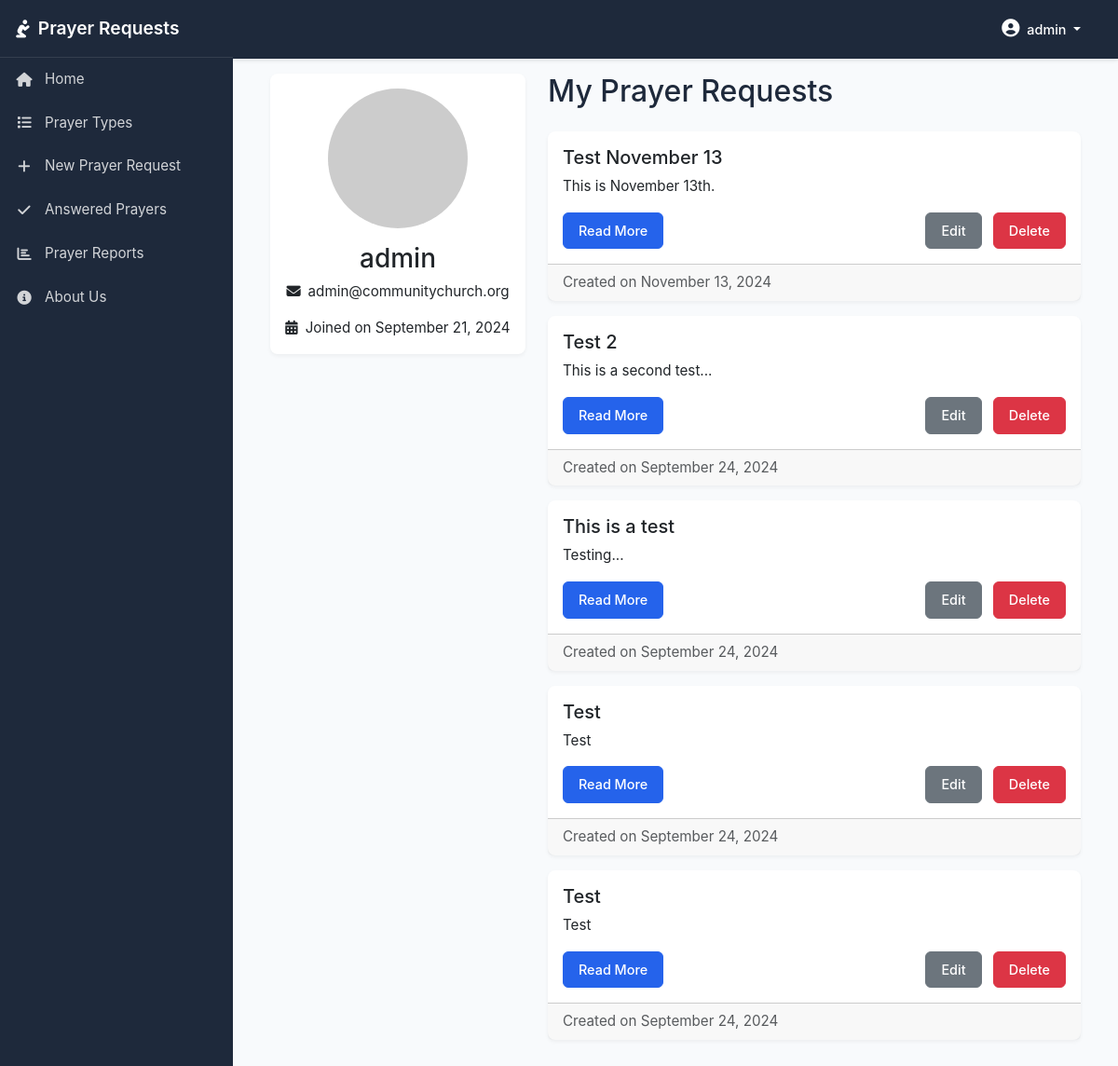
The app's page /profile/ (signed in), older data.
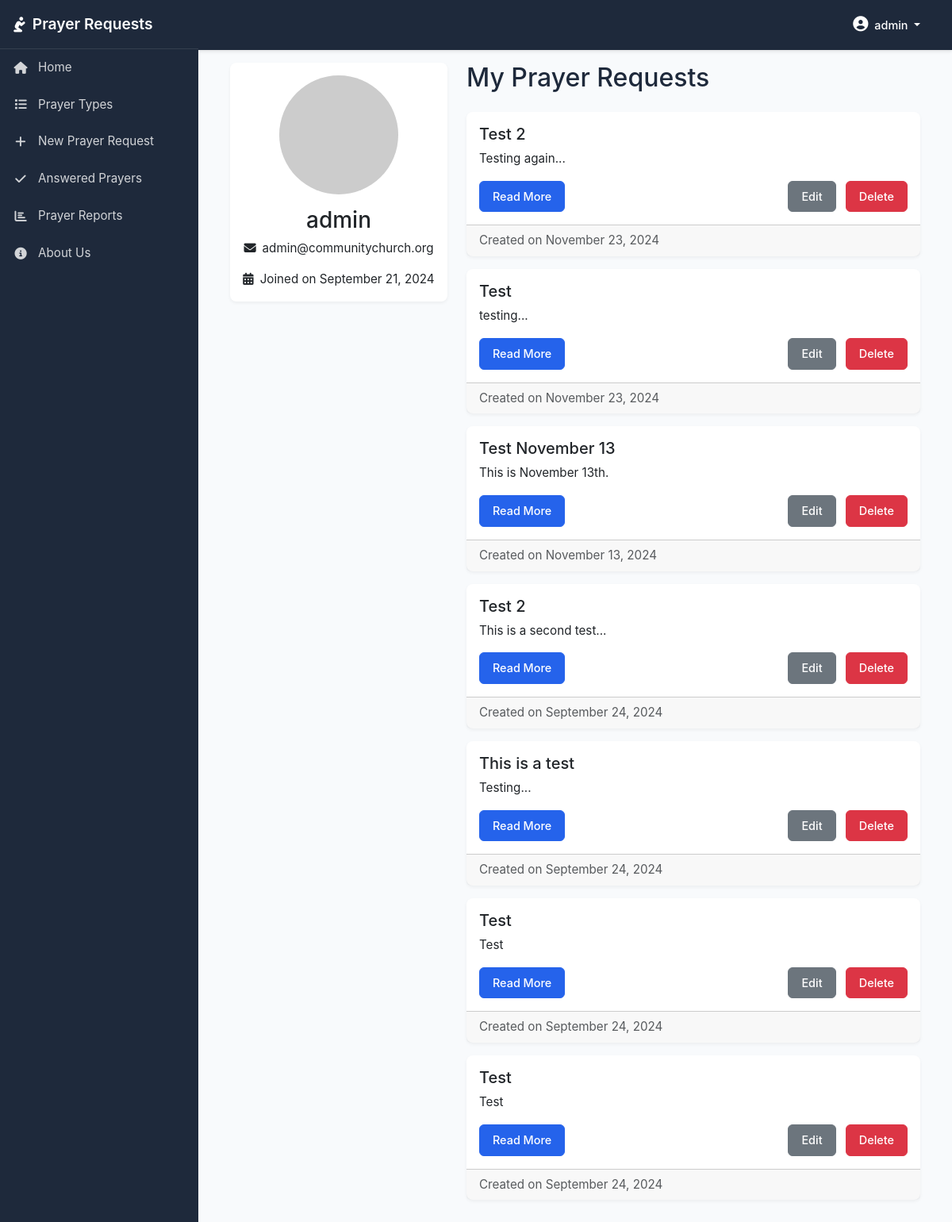
The same page, newer data.
### prayer_requests/models.py (models this page shows, shortened)
class PrayerRequest(models.Model):
    PRAYER_TYPES = [
        ('UNSPOKEN', 'Unspoken Prayer Request'),
        ('VERBAL', 'Verbal Prayer Request'),
        ('HEALTH', 'Health-related Prayer Request'),
        ('FAMILY', 'Family-related Prayer Request'),
        ('GUIDANCE', 'Guidance Prayer Request'),
        ('PRAISE', 'Praise Report/Thanksgiving'),
        ('COMMUNITY', 'Community Prayer Request'),
        ('SPIRITUAL', 'Spiritual Growth'),
    ]
    title = models.CharField(max_length=200)
    description = models.TextField()
    created_by = models.ForeignKey(User, on_delete=models.CASCADE)
    created_at = models.DateTimeField(auto_now_add=True)
    updated_at = models.DateTimeField(auto_now=True)
    prayer_type = models.CharField(max_length=20, choices=PRAYER_TYPES, default='VERBAL')
    is_answered = models.BooleanField(default=False)
    answered_at = models.DateTimeField(null=True, blank=True)
    class Meta:
        ordering = ['-created_at']

### prayer_requests/views.py (the view)
# urls.py: path('profile/', views.profile, name='profile'),
@login_required
def profile(request):
    prayer_requests = PrayerRequest.objects.filter(created_by=request.user).order_by('-created_at')
    return render(request, 'prayer_requests/profile.html', {'prayer_requests': prayer_requests})

### prayer_requests/templates/prayer_requests/profile.html (shortened to what this page needs)
{% extends 'prayer_requests/base.html' %}
{% block content %}
<div class="container">
    <div class="row">
        <div class="col-md-4">
            <div class="card mb-4">
                <div class="card-body text-center">
                    <img src="https://via.placeholder.com/150" class="rounded-circle mb-3" alt="{{ user.username }}">
                    <h3 class="card-title">{{ user.username }}</h3>
                    <p class="card-text"><i class="fas fa-envelope me-2"></i>{{ user.email }}</p>
                    <p class="card-text"><i class="fas fa-calendar-alt me-2"></i>Joined on {{ user.date_joined|date:"F d, Y" }}</p>
                </div>
            </div>
        </div>
        <div class="col-md-8">
            <h2 class="mb-4">My Prayer Requests</h2>
            {% for request in prayer_requests %}
                <div class="card mb-3">
                    <div class="card-body">
                        <h5 class="card-title">{{ request.title }}</h5>
                        <p class="card-text">{{ request.description|truncatewords:20 }}</p>
                        <div class="d-flex justify-content-between">
                            <a href="{% url 'prayer_request_detail' request.pk %}" class="btn btn-primary">Read More</a>
                            {% if user == request.created_by or user.is_superuser %}
                                <div>
                                    <a href="{% url 'edit_prayer_request' request.pk %}" class="btn btn-secondary ms-auto">Edit</a>
                                    <button type="button" class="btn btn-danger ms-2" data-bs-toggle="modal" data-bs-target="#deleteModal{{ request.pk }}">
                                        Delete
                                    </button>
                                </div>
                            {% endif %}
                        </div>
                    </div>
                    <div class="card-footer text-muted">
                        Created on {{ request.created_at|date:"F d, Y" }}
                    </div>
                </div>
            {% empty %}
                <div class="alert alert-info" role="alert">
                    You haven't created any prayer requests yet. <a href="{% url 'create_prayer_request' %}" class="alert-link">Create one now</a>!
                </div>
            {% endfor %}
        </div>
    </div>
</div>
{% endblock %}

Row changes from the older to the newer data that the page shows:
added PrayerRequest: title "Test 2", description "Testing again...", created_at "November 23, 2024"
added PrayerRequest: title "Test", description "testing...", created_at "November 23, 2024"
